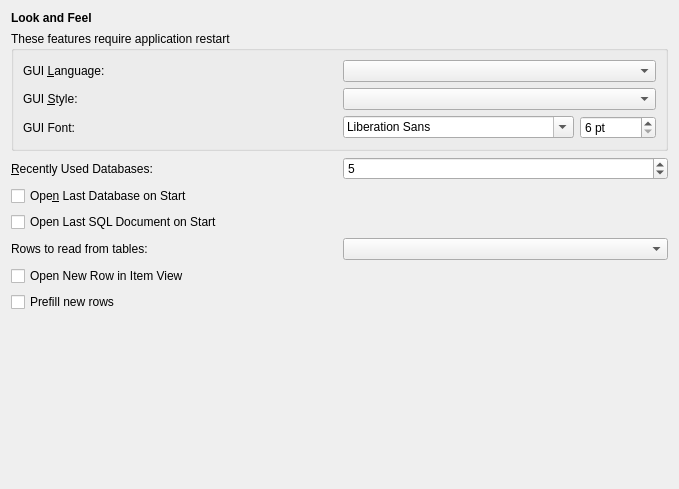
<?xml version="1.0" encoding="UTF-8"?>
<ui version="4.0">
 <class>PrefsLNFWidget</class>
 <widget class="QWidget" name="PrefsLNFWidget">
  <property name="geometry">
   <rect>
    <x>0</x>
    <y>0</y>
    <width>679</width>
    <height>489</height>
   </rect>
  </property>
  <layout class="QVBoxLayout" name="verticalLayout">
   <item>
    <widget class="QLabel" name="titleLabel">
     <property name="font">
      <font>
       <weight>75</weight>
       <bold>true</bold>
      </font>
     </property>
     <property name="text">
      <string>Look and Feel</string>
     </property>
    </widget>
   </item>
   <item>
    <widget class="QGroupBox" name="groupBox_3">
     <property name="title">
      <string>These features require application restart</string>
     </property>
     <layout class="QGridLayout" name="gridLayout_2">
      <item row="0" column="0">
       <widget class="QLabel" name="label_3">
        <property name="text">
         <string>GUI &amp;Language:</string>
        </property>
        <property name="buddy">
         <cstring>languageComboBox</cstring>
        </property>
       </widget>
      </item>
      <item row="0" column="1">
       <widget class="QComboBox" name="languageComboBox">
        <property name="toolTip">
         <string>Select the application interface language</string>
        </property>
       </widget>
      </item>
      <item row="1" column="0">
       <widget class="QLabel" name="textLabel3">
        <property name="text">
         <string>GUI &amp;Style:</string>
        </property>
        <property name="buddy">
         <cstring>styleComboBox</cstring>
        </property>
       </widget>
      </item>
      <item row="1" column="1">
       <widget class="QComboBox" name="styleComboBox">
        <property name="toolTip">
         <string>Select the application look/GUI theme</string>
        </property>
       </widget>
      </item>
      <item row="2" column="0">
       <widget class="QLabel" name="label">
        <property name="text">
         <string>GUI Font:</string>
        </property>
       </widget>
      </item>
      <item row="2" column="1">
       <layout class="QHBoxLayout" name="horizontalLayout">
        <item>
         <widget class="QFontComboBox" name="fontComboBox">
          <property name="toolTip">
           <string>Select application font (menu, dialogs, etc.). This option is used mainly in MS Windows systems.</string>
          </property>
         </widget>
        </item>
        <item>
         <widget class="QSpinBox" name="fontSpinBox">
          <property name="suffix">
           <string> pt</string>
          </property>
          <property name="minimum">
           <number>6</number>
          </property>
          <property name="maximum">
           <number>99</number>
          </property>
         </widget>
        </item>
       </layout>
      </item>
     </layout>
    </widget>
   </item>
   <item>
    <layout class="QHBoxLayout">
     <property name="spacing">
      <number>6</number>
     </property>
     <property name="margin">
      <number>0</number>
     </property>
     <item>
      <widget class="QLabel" name="label_4">
       <property name="text">
        <string>&amp;Recently Used Databases:</string>
       </property>
       <property name="buddy">
        <cstring>recentlyUsedSpinBox</cstring>
       </property>
      </widget>
     </item>
     <item>
      <widget class="QSpinBox" name="recentlyUsedSpinBox">
       <property name="toolTip">
        <string>Count of the items in the Recent menu</string>
       </property>
       <property name="minimum">
        <number>1</number>
       </property>
       <property name="value">
        <number>5</number>
       </property>
      </widget>
     </item>
    </layout>
   </item>
   <item>
    <widget class="QCheckBox" name="openLastDBCheckBox">
     <property name="toolTip">
      <string>Remember the last used database for next application start</string>
     </property>
     <property name="text">
      <string>Ope&amp;n Last Database on Start</string>
     </property>
    </widget>
   </item>
   <item>
    <widget class="QCheckBox" name="openLastSqlFileCheckBox">
     <property name="text">
      <string>Open Last SQL Document on Start</string>
     </property>
    </widget>
   </item>
   <item>
    <layout class="QHBoxLayout" name="_2">
     <property name="spacing">
      <number>6</number>
     </property>
     <property name="margin">
      <number>0</number>
     </property>
     <item>
      <widget class="QLabel" name="label_5">
       <property name="text">
        <string>&lt;html&gt;&lt;head/&gt;&lt;body&gt;&lt;p&gt;Rows to read from tables:&lt;/p&gt;&lt;/body&gt;&lt;/html&gt;</string>
       </property>
       <property name="buddy">
        <cstring>recentlyUsedSpinBox</cstring>
       </property>
      </widget>
     </item>
     <item>
      <widget class="QComboBox" name="rowsToRead"/>
     </item>
    </layout>
   </item>
   <item>
    <widget class="QCheckBox" name="newInItemCheckBox">
     <property name="text">
      <string>Open New Row in Item View</string>
     </property>
    </widget>
   </item>
   <item>
    <widget class="QCheckBox" name="prefillNewCheckBox">
     <property name="text">
      <string>Prefill new rows</string>
     </property>
    </widget>
   </item>
   <item>
    <spacer>
     <property name="orientation">
      <enum>Qt::Vertical</enum>
     </property>
     <property name="sizeHint" stdset="0">
      <size>
       <width>304</width>
       <height>144</height>
      </size>
     </property>
    </spacer>
   </item>
  </layout>
 </widget>
 <resources/>
 <connections/>
</ui>
